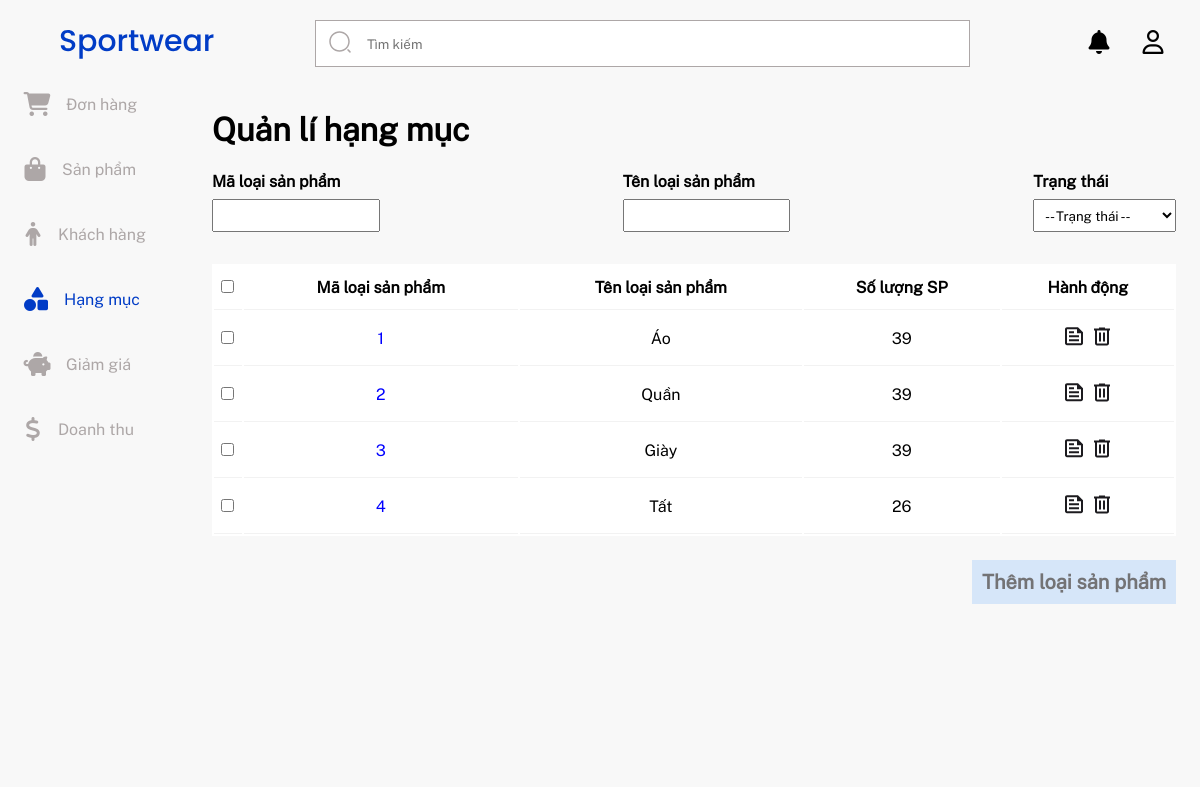
The page /pages/admin/category/index.php on the database its author committed.
### tables this page shows
CREATE TABLE product_types
(
    id INT AUTO_INCREMENT PRIMARY KEY,
    type_name VARCHAR(255) NOT NULL
);

### db/connection.php (called while the page is built, shortened)
<?php
function connectDb() {
    $host = "localhost";
    $username = "root";
    $password = "";
    $dbname = "ecommerce-sportswear";
    $con = new mysqli($host, $username, $password, $dbname);
    $con->set_charset("utf8");
    return $con;
}
function execQuery($query)
{
    $conn = connectDb();
    $result = $conn->query($query);
    return $result;
}

### pages/admin/category/product-category-row/index.php (the view)
<?php
function ProductCategoryRow($id, $name, $amount)
{
    echo '
            <tr class="category-management-table-row">
                <th><input type="checkbox" class="category-row"></th>
                <th><label class="category-row">' . $id . '</label></th>
                <th><label class="category-row">' . $name . '</label></th>
                <th><label class="category-row">' . $amount . '</label></th>
                <th>
                    <img src="../../../assets/images/detail.svg" alt="detail">
                    <img src="../../../assets/images/delete.svg" alt="detail">
                </th>
            </tr>
        ';
}

### pages/admin/category/index.php (shortened to what this page needs)
<?php
include './product-category-row/index.php';
include '../../../components/admin-sidebar/index.php';
?>
<!DOCTYPE html>
<html lang="vi">
<head>
    <link rel="stylesheet" href="./style.css">
    <link rel="stylesheet" href="../../../components/admin-sidebar/style.css">
    <link rel="stylesheet" href="./product-category-row/style.css">
</head>
<body>
    <main class="category-management-content">
        <div class="category-management-title">
            <h1>Quản lí hạng mục</h1>
        </div>
        <div class="category-management-filter">
            <div class="category-management-filter-option">
                <label>Mã loại sản phẩm</label>
                <input type="text" id="product_type_id" class="category-management-filter-text">
            </div>
            <div class="category-management-filter-option">
                <label>Tên loại sản phẩm</label>
                <input type="text" id="product_type_name" class="category-management-filter-text">
            </div>
            <div class="category-management-filter-option">
                <label>Trạng thái</label>
                <select class="category-management-filter-combobox">
                    <option value="-- Trạng thái --">-- Trạng thái --</option>
                </select>
            </div>
        </div>
        <div>
            <table class="category-management-table">
                <tr class="category-management-table-row">
                    <th><input type="checkbox"></th>
                    <th><label>Mã loại sản phẩm</label></th>
                    <th><label>Tên loại sản phẩm</label></th>
                    <th><label>Số lượng SP</label></th>
                    <th><label>Hành động</label></th>
                </tr>
                <?php
                include "../../../db/connection.php";
                $sql = "SELECT * FROM product_types";
                $result = execQuery($sql);
                for ($i = 0; $i < $result->num_rows; $i++) {
                    $row = $result->fetch_assoc();
                    $sql = "SELECT COUNT(*) AS amount FROM products WHERE product_type_id = " . $row['id'];
                    $amount = execQuery($sql)->fetch_assoc()['amount'];
                    ProductCategoryRow($row['id'], $row['type_name'], $amount);
                }
                ?>
            </table>
            <a href="#" style="text-decoration: none;">
                <div class="category-management-add-category">
                    <button>Thêm loại sản phẩm</button>
                </div>
            </a>
        </div>
    </main>
</body>
</html>

### pages/admin/category/style.css (style rules this page uses)
* { font-family: 'my_public_sans'; margin: 0; padding: 0; }
html { font-size: 16px; }
.category-management-content { padding-left: 0.75em; padding-right: 1.5em; }
.category-management-title { margin-top: 1.5em; margin-bottom: 1.5em; font-weight: bold; }
.category-management-filter { display: flex; flex-direction: row; column-gap: 2em; justify-content: space-between; margin-bottom: 2em; }
.category-management-filter-option { display: flex; flex-direction: column; }
.category-management-filter-option label { font-weight: bold; margin-bottom: 0.5em; }
.category-management-filter-option input { display: flex; }
.category-management-filter-text, .category-management-filter-combobox { padding-top: 0.5em; padding-bottom: 0.5em; padding-left: 0.5em; }
.category-management-table { width: 100%; overflow: auto; background-color: white; }
.category-management-table tr:not(:first-child) th:nth-child(2) { color: blue; }
.category-management-table tr:first-child th { font-weight: bold; }
.category-management-add-category { display: flex; justify-content: right; margin-top: 1.5em; }
.category-management-add-category button { border: none; background-color: #C0DBFB; font-family: 'my_public_sans'; font-weight: bold; font-size: 1.25em; padding-left: 0.5em; padding-right: 0.5em; padding-top: 0.5em; padding-bottom: 0.5em; color: #1C1B1F; opacity: 60%; cursor: pointer; }

### components/admin-sidebar/style.css (style rules this page uses)
* { margin: 0; padding: 0; box-sizing: border-box; }
:root { --primary: #013CC6; --second: #ADA7A7; }

### pages/admin/category/product-category-row/style.css (style rules this page uses)
.category-management-table-row { border-bottom: 1px solid; }
.category-management-table-row th { font-weight: normal; padding-top: 0.75em; padding-bottom: 0.75em; border-bottom: 1px solid #F2F2F2; }

### rows shown on the page
product_types: id "1", type_name "Áo", amount "39"
product_types: id "2", type_name "Quần", amount "39"
product_types: id "3", type_name "Giày", amount "39"
product_types: id "4", type_name "Tất", amount "26"
